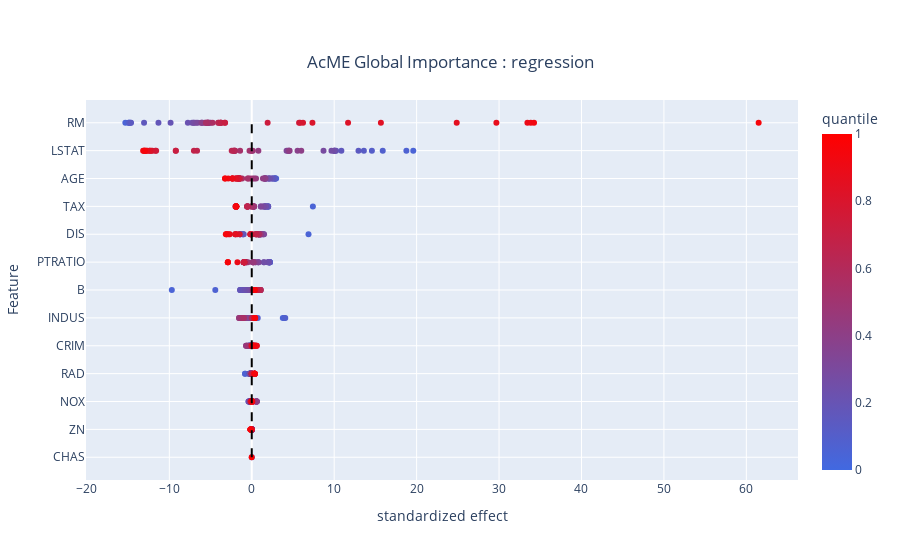

Notebook source saved alongside this figure:
### Code cell
acme_rf.summary_plot()

### Figure 1 — Plotly figure (JSON) as saved in the notebook; plotly's stock layout.template omitted (floating-point values rounded to 4 significant figures; data arrays with more than 128 entries replaced by an {"elided": "..."} marker saying what was removed)
{"data": [{"hovertemplate": "standardized effect=%{x}<br>Feature=%{y}<br>quantile=%{marker.color}<extra></extra>", "legendgroup": "", "marker": {"color": {"elided": "602 float values"}, "coloraxis": "coloraxis", "symbol": "circle"}, "mode": "markers", "name": "", "orientation": "h", "showlegend": false, "type": "scatter", "x": {"elided": "602 float values"}, "xaxis": "x", "y": {"elided": "602 str values"}, "yaxis": "y"}], "layout": {"coloraxis": {"colorbar": {"title": {"text": "quantile"}}, "colorscale": [[0, "royalblue"], [1, "red"]]}, "legend": {"tracegroupgap": 0}, "shapes": [{"line": {"color": "black", "dash": "dash", "width": 2}, "type": "line", "x0": 0, "x1": 0, "y0": "CHAS", "y1": "RM"}], "title": {"text": "AcME Global Importance : regression ", "x": 0.5, "xanchor": "center", "y": 0.9, "yanchor": "top"}, "xaxis": {"anchor": "y", "domain": [0, 1], "title": {"text": "standardized effect"}}, "yaxis": {"anchor": "x", "domain": [0, 1], "title": {"text": "Feature"}}}}
